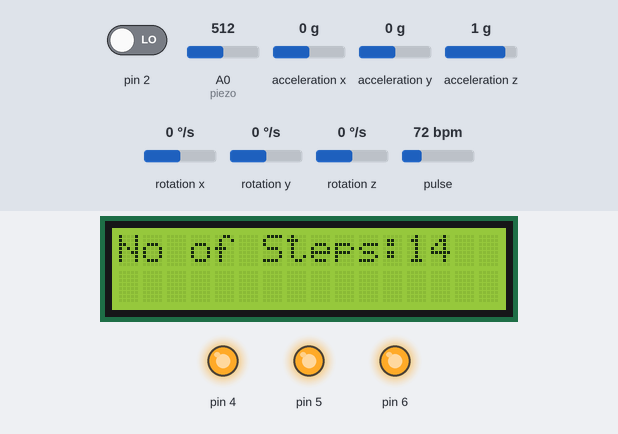
A sketch run on a simulated Arduino Uno, built with avr-gcc and run on an emulated ATmega328P. Shown: 16×2 character LCD, output pins drawn as LEDs (lit = HIGH). Inputs (shaded band) come from the test bench; at power-on: acceleration x 0 g, acceleration y 0 g, rotation z 0 °/s, pin 2 LOW, A0 (piezo) = 512, acceleration z 1 g, rotation x 0 °/s, rotation y 0 °/s, pulse 72 bpm. The sensor or clock chip raises its interrupt line as the real part does.

Above: at 1.7 s.
1.8 s: acceleration x set to -0.4 g
3.5 s: acceleration x set to -0.7 g
At 3.97 s:
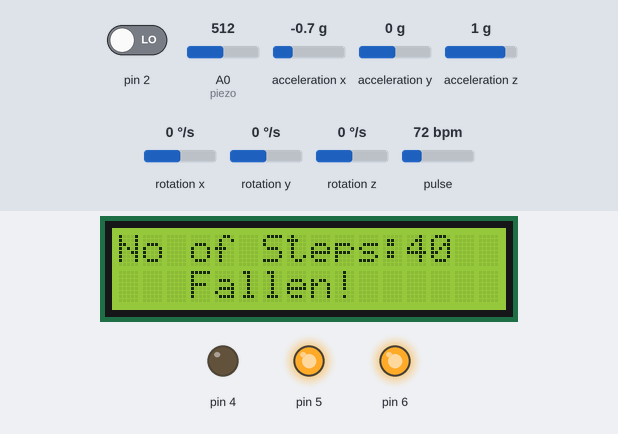
6.3 s: acceleration y set to -1.4 g
At 6.7 s:
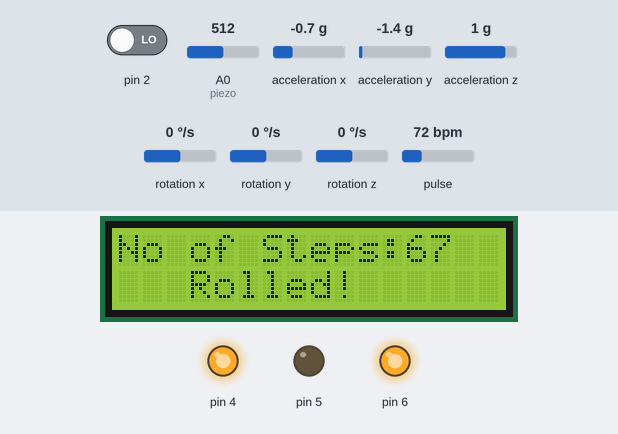
8.9 s: rotation z set to 6 °/s
11.9 s: rotation z set to 9 °/s
At 13.2 s:
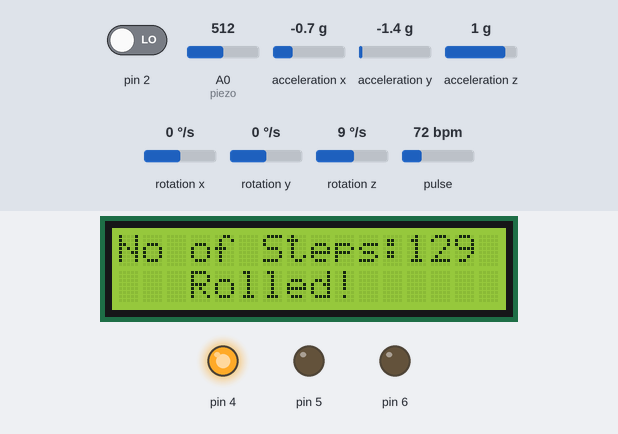
14.8 s: acceleration x set to 1.4 g
At 16.62 s:
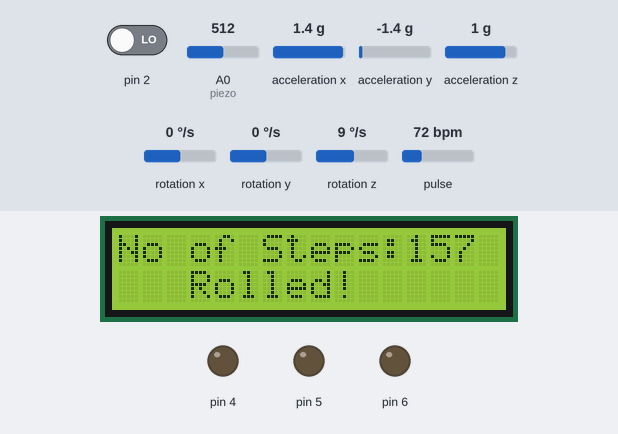
Timing chart, 0 to 18.1 s (numbered marks = the images above; inputs shaded):
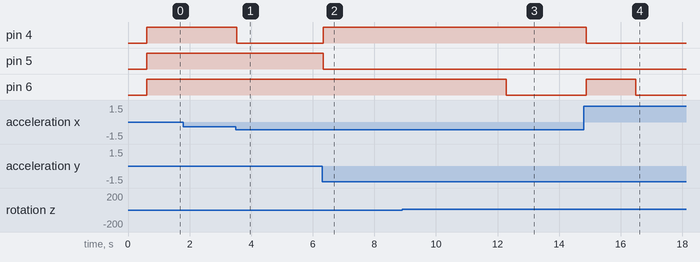

Measured:
- the behaviour switches between -0.5 and -0.6 g on acceleration x (found by bisection; images 0 and 1)
- the behaviour switches between 7 and 8 °/s on rotation z (found by bisection; images 2 and 3)
- after the input at 3.5 s, pin 4: HIGH → LOW at once; the display: changes after 0.30 s (image 1)
- after the input at 6.3 s, pin 4: LOW → HIGH at once; pin 5: HIGH → LOW at once; the display: changes after 0.25 s (image 2)
- after the input at 14.8 s, pin 4: HIGH → LOW after 0.08 s; pin 6: LOW → HIGH after 0.08 s, → LOW 1.6 s later

The sketch:

feetwings_2.ino
```cpp
/*Code developed by Anmol Punetha*/
#define USE_ARDUINO_INTERRUPTS true    // Set-up low-level interrupts for most acurate BPM math.
#include <PulseSensorPlayground.h>
#include "I2Cdev.h"
#include "MPU6050_6Axis_MotionApps20.h"
#if I2CDEV_IMPLEMENTATION == I2CDEV_ARDUINO_WIRE
#include "Wire.h"
#include  <LiquidCrystal_I2C.h>
#endif

MPU6050 mpu;
#define OUTPUT_READABLE_YAWPITCHROLL

const int PulseWire = 0;
int Threshold = 510;
const int tap_threshold = 12; // at 5k resistance
const int piezo = 0;
int count = 1;
int sensorReading = 0;
PulseSensorPlayground pulseSensor;
LiquidCrystal_I2C lcd(0x27,16,2);


unsigned int time_elapsed;
bool dmpReady = false;
uint8_t mpuIntStatus;
uint8_t devStatus;
uint16_t packetSize;
uint16_t fifoCount;
uint8_t fifoBuffer[64];
Quaternion q;
VectorFloat gravity;
float ypr[3];
volatile bool mpuInterrupt = false;
void dmpDataReady() {
    mpuInterrupt = true;
}
//////////////////////////////////////////////////////////////////////////////////////////////////////////////////////////
void setup() {

  Serial.begin(9600);
  pulseSensor.analogInput(PulseWire);
 // pulseSensor.blinkOnPulse(LED13);
  pulseSensor.setThreshold(Threshold);

   #if I2CDEV_IMPLEMENTATION == I2CDEV_ARDUINO_WIRE
        Wire.begin();
        TWBR = 24; // 400kHz I2C clock (200kHz if CPU is 8MHz)
    #elif I2CDEV_IMPLEMENTATION == I2CDEV_BUILTIN_FASTWIRE
        Fastwire::setup(400, true);
    #endif

    mpu.initialize();

    devStatus = mpu.dmpInitialize();
    mpu.setXGyroOffset(148);
    mpu.setYGyroOffset(-29);
    mpu.setZGyroOffset(63);
    mpu.setZAccelOffset(2048);

    if (devStatus == 0) {
        mpu.setDMPEnabled(true);
        attachInterrupt(0, dmpDataReady, RISING);
        mpuIntStatus = mpu.getIntStatus();
        dmpReady = true;
        packetSize = mpu.dmpGetFIFOPacketSize();
    }
    pinMode(6, OUTPUT);
    pinMode(4, OUTPUT);
    pinMode(5, OUTPUT);

    lcd.init();
    lcd.backlight();
}
void loop() {

   if (!dmpReady) return;
    mpuInterrupt = false;
    mpuIntStatus = mpu.getIntStatus();
    fifoCount = mpu.getFIFOCount();
    // check for overflow (this should never happen unless our code is too inefficient)
    if ((mpuIntStatus & 0x10) || fifoCount == 1024) {
        mpu.resetFIFO();}
    else if (mpuIntStatus & 0x02) {
        while (fifoCount < packetSize) fifoCount = mpu.getFIFOCount();
        mpu.getFIFOBytes(fifoBuffer, packetSize);
        fifoCount -= packetSize;
        #ifdef OUTPUT_READABLE_YAWPITCHROLL
            mpu.dmpGetQuaternion(&q, fifoBuffer);
            mpu.dmpGetGravity(&gravity, &q);
            mpu.dmpGetYawPitchRoll(ypr, &q, &gravity);
//            lcd.print(ypr[0]* 180/M_PI);
//            Serial.print("ypr\t");
//            Serial.print(ypr[0] * 180/M_PI);
//            Serial.print("\t");
//            Serial.print(ypr[1] * 180/M_PI);
//            Serial.print("\t");
//            Serial.println(ypr[2] * 180/M_PI);
        #endif
    }
//    lcd.setCursor(4,0);
//    lcd.print("Hi buddy!!!");
      lcd.setCursor(0,0);
      lcd.print("No of Steps:");
    lcd.setCursor(0,1);
    lcd.print("                ");
    if (((ypr[0] * 180/M_PI) > 30.00) || ((ypr[0] * 180/M_PI) < -30.00)){
                digitalWrite(6, LOW);
                lcd.setCursor(3,1);
                lcd.print("Emergency!");
              }
    else{
          digitalWrite(6, HIGH);
        }

     if (((ypr[1] * 180/M_PI) > 30.00) || ((ypr[1] * 180/M_PI) < -30.00)){
                digitalWrite(4, LOW);
                lcd.setCursor(3,1);
                lcd.print("Fallen!   ");
              }
    else{
          digitalWrite(4, HIGH);
        }

      if (((ypr[2] * 180/M_PI) > 30.00) || ((ypr[2] * 180/M_PI) < -30.00)){
                digitalWrite(5, LOW);
                lcd.setCursor(3,1);
                lcd.print("Rolled!    ");

              }
    else{
          digitalWrite(5, HIGH);
        }


        sensorReading = analogRead(piezo);
          if (sensorReading >= tap_threshold) {
             if(count>=1){
//      lcd.setCursor(0,0);
//      lcd.print("No. of Steps: ");
      lcd.setCursor(12,0);
      lcd.print(count/2);
         count=count+1;}
     }


 int myBPM = pulseSensor.getBeatsPerMinute();
 if (pulseSensor.sawStartOfBeat()) {
// lcd.setCursor(0,1);
// lcd.print("   BPM ♥: ");
// lcd.print(myBPM);
 // Print the value inside of myBPM.
}
 // delay(20);
}
```
